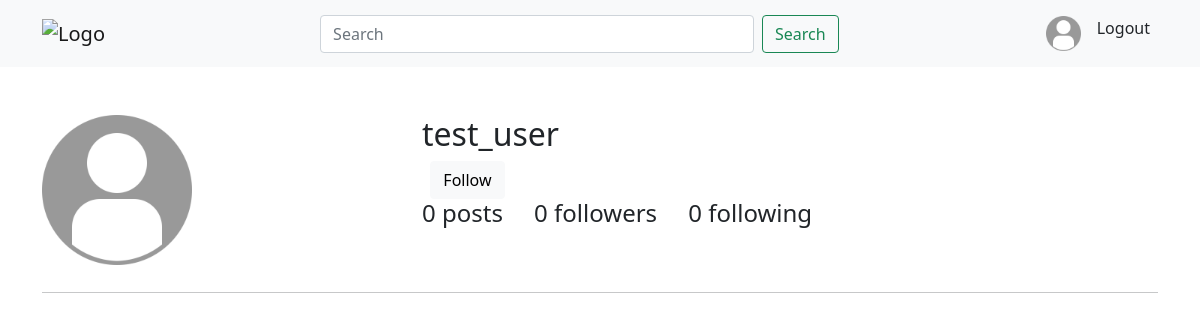
Before: /accounts/user/test_user (signed in) with the older database file.
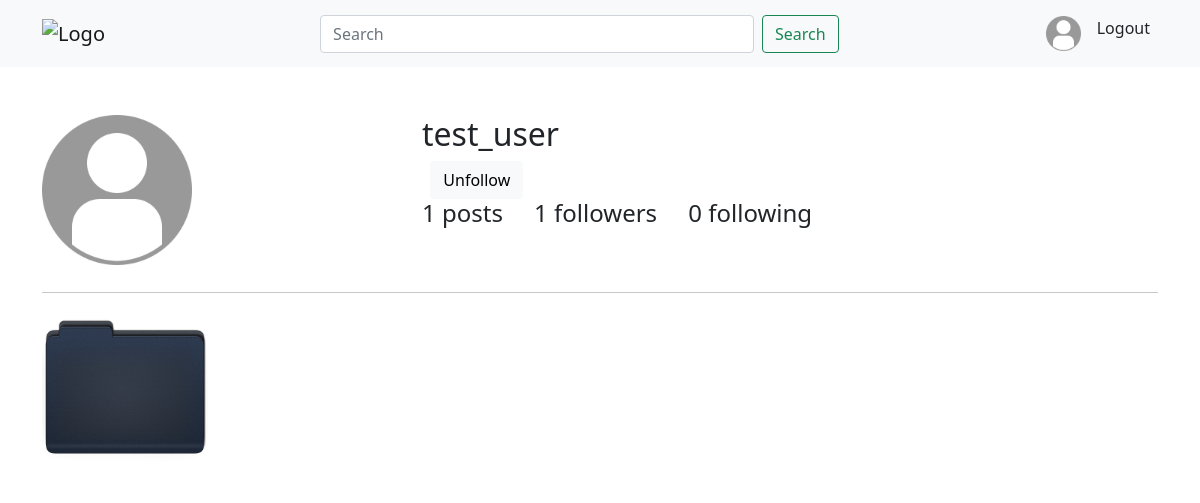
After: the same page with the newer database file.
### App_Post/models.py (models this page shows)
class Post(models.Model):
    author=models.ForeignKey(User, on_delete=models.CASCADE, related_name='post')
    image = models.ImageField(upload_to='post_image')
    caption = models.CharField(max_length=265, blank=True)
    upload_date = models.DateTimeField(auto_now_add=True)
    update_date = models.DateTimeField(auto_now_add=True)
    class Meta:
        ordering=['-upload_date',]

### accounts/views.py (the view)
# urls.py: path('user/<username>', views.user, name='user'),
@login_required
def user(request, username):
    user = User.objects.get(username=username)
    already_followed = Follow.objects.filter(follower=request.user, following=user)
    if user == request.user:
        return HttpResponseRedirect(reverse('profile'))
    context = {
        'user': user,
        'already_followed': already_followed
    }
    return render(request, 'accounts/other.html', context)

### templates/accounts/other.html (shortened to what this page needs)
{% extends 'base/base.html' %}
{% load crispy_forms_tags %}
{% block content %}
    <div class="row">
        <div class="col-sm-4">
            {% if user.user_profile.profile_pic %}
                <img src="/media/{{ user.user_profile.profile_pic }}" width="150px" height="150px" alt="">
            {% else %}
                <img src="/media/default%20profile.png" width="150px" height="150px" alt="">
            {% endif %}
        </div>
        <div class="col-sm-8">
            <h2>{{ user.username }}</h2> &nbsp;
            {% if not already_followed %}
                <a href="{% url 'follow' username=user.username %}" class="btn btn-light">Follow</a>
            {% else %}
                <a href="{% url 'unfollow' username=user.username %}" class="btn btn-light">Unfollow</a>
            {% endif %}
            <br>
            <h4>{{ user.post.count }} posts &nbsp; &nbsp; {{ user.following.count }} followers &nbsp;
                &nbsp; {{ user.follower.count }} following</h4>
            <br>
        </div>
    </div>
    <hr>
    </div>
    <div class="container mt-3">
        <div class="row row-cols-2 row-cols-md-4 row-cols-lg-6">
            {% for post in user.post.all %}
                <div class="col">
                    <img src="/media/{{ post.image }}" alt="{{ post.caption }}" height="250px" width="250px"
                         class="img-fluid overflow-hidden" target="_blank">
                </div>
            {% endfor %}
        </div>
    </div>
{% endblock %}

### templates/base/base.html (shortened to what this page needs)
<!DOCTYPE html>
{% load static %}
<html lang="en">
<head>
    <link rel="stylesheet" href="https://use.fontawesome.com/releases/v5.15.3/css/all.css"
>
    <link href="https://cdn.jsdelivr.net/npm/bootstrap@5.0.2/dist/css/bootstrap.min.css" rel="stylesheet"
>
</head>
<link rel="stylesheet" href="{% static 'css/style.css' %}">
<body>
<header>
    {% include 'base/navbar.html'%}
</header>
<main>
    <div class="container">
        {% block content %}{% endblock %}
</main>
    {% include 'base/footer.html'%}
</body>
</html>

### templates/base/navbar.html (shortened to what this page needs)
<nav class="navbar navbar-expand-lg navbar-light bg-light mb-5">
    <div class="container">
        <a class="navbar-brand" href="{% url 'home' %}"><img
                src="https://hibarnsley.com/wp-content/uploads/2017/06/dummy-logo.png" alt="Logo" width="150px"/></a>
        <div class="collapse navbar-collapse" id="navbarSupportedContent">
            <form class="form-inline my-2 my-lg-0 w-50 mx-auto d-flex" method="get">
                <input class="form-control mr-sm-2" type="search" placeholder="Search" aria-label="Search" name="search">
                <button class="btn btn-outline-success my-2 my-sm-0 ms-2" type="submit">Search</button>
            </form>
            <ul class="navbar-nav ms-auto mb-2 mb-lg-0">
                <li class="nav-item">
                    <a class="nav-link text-dark" href="{% url 'profile' %}">
                        {% if user.user_profile.profile_pic %}
                            <img src="/media/{{ user.user_profile.profile_pic }}" width="35px" height="35px" alt="">
                        {% else %}
                            <img src="/media/default%20profile.png" width="35px" height="35px" alt="">
                        {% endif %}
                    </a>
                </li>
                <li class="nav-item">
                    <a class="nav-link text-dark" href="{% url 'logout' %}">Logout</a>
                </li>
            </ul>
        </div>
    </div>
</nav>

### templates/base/footer.html (shortened to what this page needs)
<!DOCTYPE html>
<html lang="en">
<head>
</head>
<body>
</body>
</html>

Changed rows visible on the page:
added Post: image (picture)
Other visible differences:
{{ user.post.count }}: "0" → "1"
{{ user.following.count }}: "0" → "1"
text no longer shown: "Follow"
text now shown: "Unfollow"
